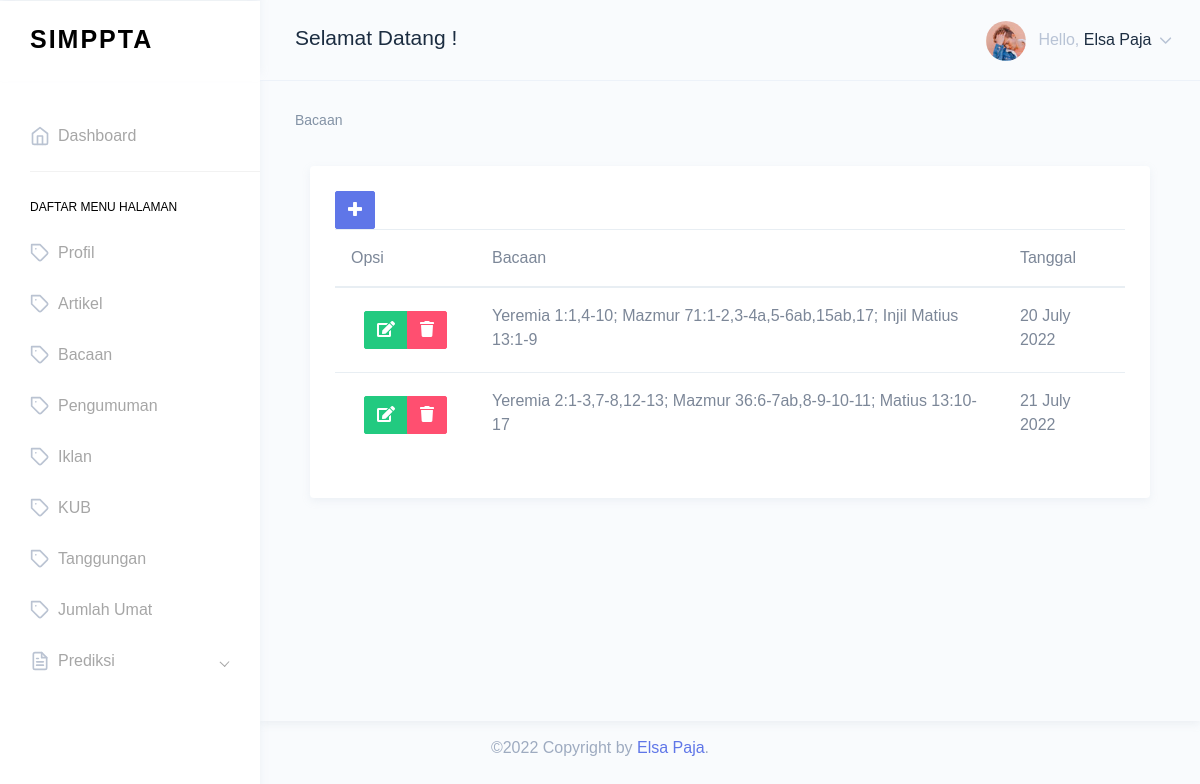
The page /admin/bacaan.php (signed in) on the database its author committed.
### tables this page shows
CREATE TABLE `bacaan` (
  `id_bacaan` int(11) NOT NULL,
  `bacaan` varchar(150) NOT NULL,
  `tgl` date NOT NULL
);

### admin/bacaan.php (the view, shortened to what this page needs)
<?php
require '../koneksi.php';
?>
<!DOCTYPE html>
<html dir="ltr" lang="en">
<head>
    <link href="assets/extra-libs/c3/c3.min.css" rel="stylesheet">
    <link href="assets/libs/chartist/dist/chartist.min.css" rel="stylesheet">
    <link href="assets/extra-libs/jvector/jquery-jvectormap-2.0.2.css" rel="stylesheet" />
    <link href="dist/css/style.min.css" rel="stylesheet">
</head>
<body>
    <div id="main-wrapper" data-theme="light" data-layout="vertical" data-navbarbg="skin6" data-sidebartype="full" data-sidebar-position="fixed" data-header-position="fixed" data-boxed-layout="full">
        <header class="topbar" data-navbarbg="skin6">
            <?php require 'navTop.php'; ?>
        </header>
        <aside class="left-sidebar" data-sidebarbg="skin6">
            <div class="scroll-sidebar" data-sidebarbg="skin6">
                <?php require 'navSide.php'; ?>
            </div>
        </aside>
        <div class="page-wrapper">
            <div class="page-breadcrumb">
                <div class="row">
                    <div class="col-7 align-self-center">
                        <div class="d-flex align-items-center">
                            <nav aria-label="breadcrumb">
                                <ol class="breadcrumb m-0 p-0">
                                    <li class="breadcrumb-item"><a href="bacaan.php">Bacaan</a>
                                    </li>
                                </ol>
                            </nav>
                        </div>
                    </div>
                </div>
            </div>
            <div class="container-fluid">
                <div class="col-12">
                    <div class="card">
                        <div class="card-body">
                            <a href="#" type="button" class="btn btn-primary" data-toggle="modal" data-target="#ModalTambah"><i class="fas fa-plus"></i></a>
                            <div class="table-responsive">
                                <table class="table">
                                    <thead>
                                        <tr>
                                            <th scope="col">Opsi</th>
                                            <th scope="col">Bacaan</th>
                                            <th scope="col">Tanggal</th>
                                        </tr>
                                    </thead>
                                    <tbody>
                                        <?php $dBacaan = mysqli_query($koneksi, "SELECT * FROM bacaan"); ?>
                                        <?php while ($bacaan = $dBacaan->fetch_assoc()) { ?>
                                            <tr>
                                                <th scope="row">
                                                    <div class="btn btn-group">
                                                        <a href="#" type="button" class="btn btn-success" data-toggle="modal" data-target="#ModalUbah<?php echo $bacaan['id_bacaan']; ?>"><i class="fas fa-edit"></i></a>
                                                        <a href="hBacaan.php?id=<?php echo $bacaan['id_bacaan']; ?>" type="button" class="btn btn-danger"><i class="fas fa-trash"></i></a>
                                                    </div>
                                                </th>
                                                <td><?php echo $bacaan["bacaan"] ?></td>
                                                <td><?php echo date("d F Y", strtotime($bacaan['tgl'])); ?></td>
                                            </tr>
                                        <?php }  ?>
                                    </tbody>
                                </table>
                            </div>
                        </div>
                    </div>
                </div>
            </div>
        </div>
        <?php require 'footer.php'; ?>
    </div>
</body>
</html>

### rows shown on the page
bacaan: bacaan "Yeremia 1:1,4-10; Mazmur 71:1-2,3-4a,5-6ab,15ab,17; Injil Matius 13:1-9", tgl "20 July 2022"
bacaan: bacaan "Yeremia 2:1-3,7-8,12-13; Mazmur 36:6-7ab,8-9-10-11; Matius 13:10-17", tgl "21 July 2022"

### other values the page prints
$_SESSION['admin']['nama_admin'] "Elsa Paja"
